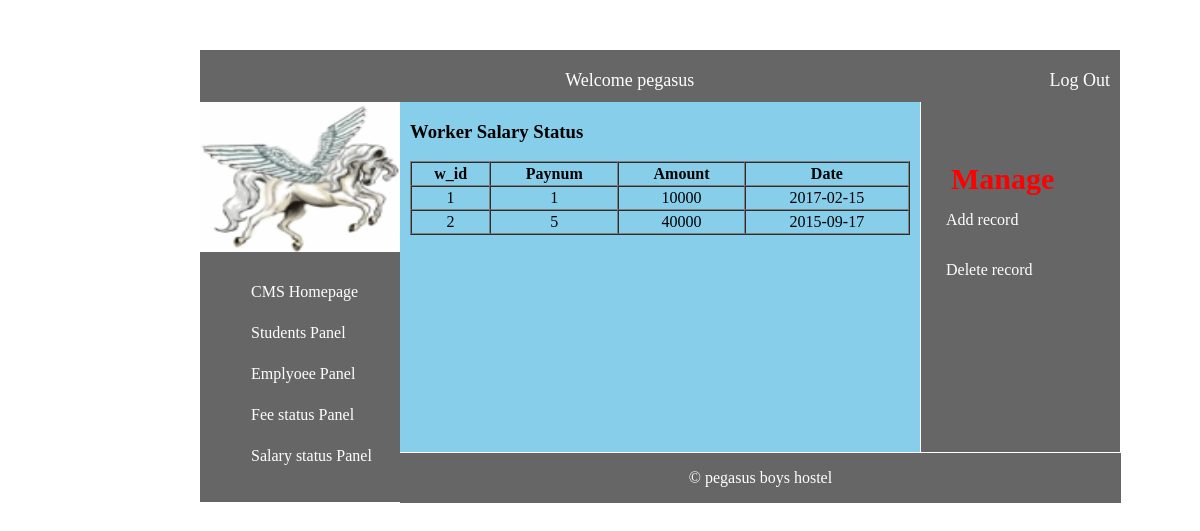
The page /salary.php (signed in) on the database its author committed.
### tables this page shows
CREATE TABLE `w_salary` (
  `w_id` int(10) UNSIGNED NOT NULL,
  `w_paymentnum` int(10) UNSIGNED NOT NULL,
  `w_payamount` int(8) UNSIGNED NOT NULL,
  `w_paydate` date NOT NULL
);

### salary.php (the view, shortened to what this page needs)
<!DOCTYPE html PUBLIC "-//W3C//DTD XHTML 1.0 Transitional//EN" "http://www.w3.org/TR/xhtml1/DTD/xhtml1-transitional.dtd">
<html xmlns="http://www.w3.org/1999/xhtml">
<head>
</head>
<link rel="stylesheet" href="style1.css"  type="text/css" />
<body>
<div class="mainwrapper">
	<div class="header">
	</div>
    	<div class="welcome">
      <?php
      include('includes/header.php'); ?>
            <br clear="all" />
    </div>
	<div class="content">
        <div class="box1">
          <div class="logo">
           <?php include("includes/logo.php") ?>
            </div>
               <?php include("includes/sidebar.php") ?>
        </div>
        <div class="box2">
		  <h3>Worker Salary Status</h3>
			<table width="100%" border="1" cellpadding="2" cellspacing="0" style="text-align:center;">
  <tr>
    <th>w_id</th>
    <th>Paynum</th>
    <th>Amount</th>
    <th>Date</th>
  </tr>
  <?php
    $q="SELECT * FROM w_salary";
     $result=mysql_query($q);
     $n=mysql_num_rows($result);
     for($i=1; $i<=$n; $i++)
      {
	      $row=mysql_fetch_array($result);
         ?>
   	      <tr>
    	       <td><?php echo $row['w_id'];?></td>
              <td><?php echo $row['w_paymentnum']?></td>
               <td><?php echo $row['w_payamount']?></td>
               <td><?php echo $row['w_paydate']?></td>
         </tr>
        <?php
      }
	       ?>
  </table>
</div>
	</div>
<div class="box3">
            <div class="manage"><b>Manage </b></div>
           <ul>
              <li><a href="add_salary.php">Add record</a></li>
              <li><a href="delete_salary.php">Delete record</a></li>
           </ul>
            </div>
	<div class="footer">
    <?php include("includes/footer.php"); ?>
	</div>
</div>
</body>
</html>

### style1.css (style rules this page uses)
body { margin:0px; background-image: url("sunset.jpg"); }
.mainwrapper { width:1000px; margin-left: 200px; margin-top:-100px; }
.header { width:800px; height:150px; background-color:#999; background:url(images/header.png); }
.welcome { width:900px; height:50px; background-color:#666; padding-left:10px; padding-right:10px; padding-top:2px; float: left; }
.content { width:1000px; background-color:#093; margin-top:10px; }
.box1 { float:left; width:200px; background-color:#666; height:400px; }
.box2 { float:left; width:500px; height:349px; background-color: skyblue; padding-left:10px; padding-right:10px; padding-bottom:1px; }
.box3 { float:left; width:199px; height:350px; background-color:#666; margin-left:1px; }
.manage { margin-left: 30px; margin-top: 60px; }
.manage b { color: red; font-size: 30px; }
.box3 ul,li { padding:0px; margin:0px; }
.box3 ul li { list-style:none; padding:10px 5px 10px 20px; }
.box3 ul li a { text-decoration:none; color:#FFF; display:inline-block; height:20px; padding:5px; }
.footer { width:721px; height:50px; background-color:#666; float:left; margin-top:1px; }

### rows shown on the page
w_salary: w "1", w_paymentnum "1", w_payamount "10000", w_paydate "2017-02-15"
w_salary: w "2", w_paymentnum "5", w_payamount "40000", w_paydate "2015-09-17"

### other values the page prints
$_SESSION['username'] "pegasus"
